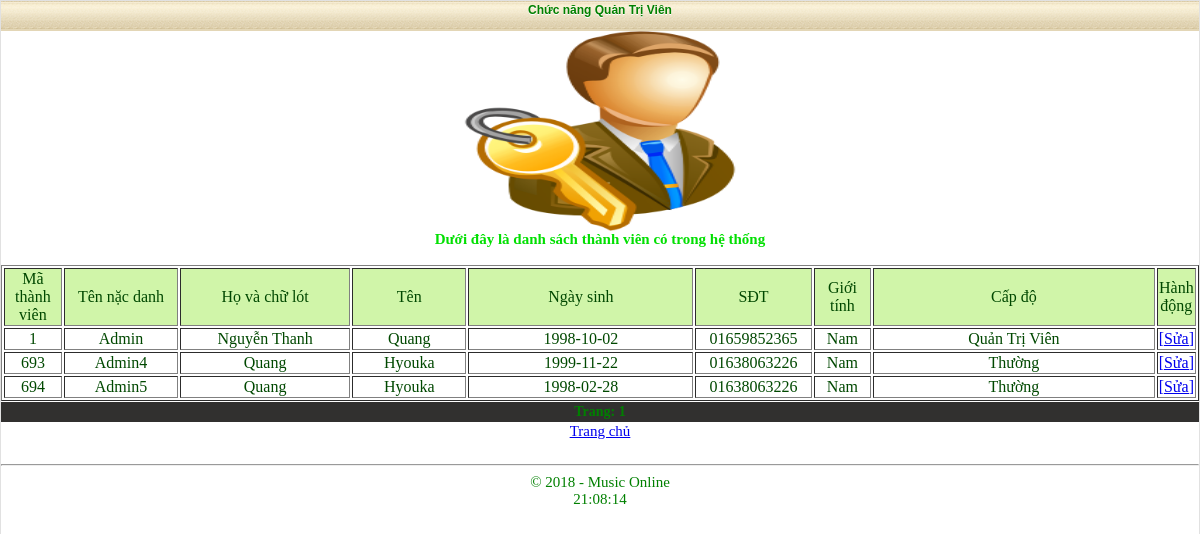
Before: /choosing.php?mod=ds_tv (signed in) with the older database file.
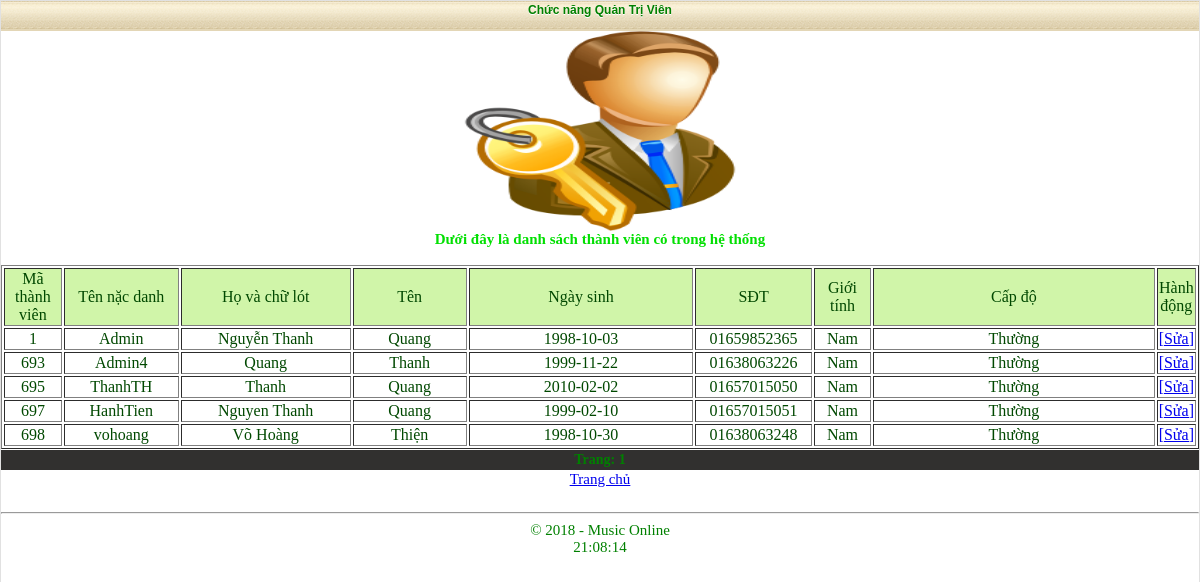
After: the same page with the newer database file.
### tables this page shows
CREATE TABLE `users` (
  `id` int(11) NOT NULL,
  `usr` varchar(25) NOT NULL,
  `pass` varchar(255) NOT NULL,
  `data_reg` varchar(255) NOT NULL,
  `holot` varchar(50) NOT NULL,
  `ten` varchar(20) NOT NULL,
  `ngaysinh` date NOT NULL,
  `SDT` varchar(11) NOT NULL,
  `gioitinh` varchar(3) NOT NULL,
  `capdo` varchar(20) NOT NULL
);

### system/include/settings.inc (called while the page is built, shortened)
<?php
if (isset ($_SESSION['log']) && isset ($_SESSION['pass'])) {
    $log = $_SESSION['log'];
    $pas = $_SESSION['pass'];
}
elseif (isset ($_COOKIE['log']) && isset ($_COOKIE['pas'])) {
    $log = base64_decode($_COOKIE['log']);
    $_SESSION['log'] = $log;
    $pas = $_COOKIE['pas'];
    $_SESSION['pass'] = $pas;
}
$req = mysql_query("SELECT * FROM `users` WHERE `usr` = '$log' and `pass`='$pas' LIMIT 1");
$avto = mysql_num_rows($req);
if ($avto == 1)
    $thonline = 1;
?>

### choosing.php (the view, shortened to what this page needs)
<?php
include('system/include/settings.inc');
include('system/include/head.inc');
echo '<div class="title"><center>Chức năng Quản Trị Viên</center></div><div>';
if($thonline == 1)
{
    echo '<center><img src="qtv.png" width="30%" height="25%"></center>';
switch($_GET[mod])
{
case 'ds_tv':
    echo '<center><b><font color="#01DF01">Dưới đây là danh sách thành viên có trong hệ thống</font></b></center>';
    echo '<div style="overflow-x:auto;">';
    echo '<br><table border="1">
    <tbody>
    <tr>
    <td align="center" bgcolor="#D0F5A9" width="5%"><font color="#004800">Mã thành viên</font></td>
    <td align="center" bgcolor="#D0F5A9" width="10%"><font color="#004800">Tên nặc danh</font></td>
    <td align="center" bgcolor="#D0F5A9" width="15%"><font color="#004800">Họ và chữ lót</font></td>
    <td align="center" bgcolor="#D0F5A9" width="10%"><font color="#004800">Tên</font></td>
    <td align="center" bgcolor="#D0F5A9" width="20%"><font color="#004800">Ngày sinh</font></td>
    <td align="center" bgcolor="#D0F5A9" width="10%"><font color="#004800">SĐT</font></td>
    <td align="center" bgcolor="#D0F5A9" width="5%"><font color="#004800">Giới tính</font></td>
    <td align="center" bgcolor="#D0F5A9" width="25%"><font color="#004800">Cấp độ</font></td>
    <td align="center" bgcolor="#D0F5A9"><font color="#004800">Hành động</font></td></tr>';
$at_page=10;
$page = (int)$_GET['page'];
$s=mysql_result(mysql_query("SELECT COUNT(`id`) FROM `users`"),0);
$page = (int)$page;
if(empty($page) or $page < 0) $page = 1;
$from = $page * $at_page - $at_page;
$req = mysql_query("SELECT * FROM `users` ORDER BY `id` ASC LIMIT ".$from.",".$at_page."");
$avto=mysql_num_rows($req);
if($avto>=1){
While($mag = mysql_fetch_array($req)){
 echo '<tr>
         <td align="center" width="5%"><font color="#004800">'.$mag[id].'</font></td>
         <td align="center" width="10%"><font color="#004800">'.$mag[usr].'</font></td>
         <td align="center" width="15%"><font color="#004800">'.$mag[holot].'</font></td>
         <td align="center" width="10%"><font color="#004800">'.$mag[ten].'</font></td>
         <td align="center" width="20%"><font color="#004800">'.$mag[ngaysinh].'</font></td>
         <td align="center" width="10%"><font color="#004800">'.$mag[SDT].'</font></td>
         <td align="center" width="5%"><font color="#004800">'.$mag[gioitinh].'</font></td>
         <td align="center" width="15%"><font color="#004800">'.$mag[capdo].'</font></td>
         <td align="center" width="10%"><font color="red"><a href="choosing.php?mod=sua_tv&&maso='.$mag[id].'">[Sửa]</a></font></td></tr>';
}
echo '</tbody></table></div>';
}else{
echo'<b>Không có thành viên nào trong danh sách.</b><br/>';}
echo '<div class="trang">';
echo'<b>';
if($s > 1)
{
if($s > $onpage) echo 'Trang: '.$go1.''.$page2left.$page1left.'<b>'.$page.'</b>'.$page1right.$page2right.''.$outpage.'<br/>';
}
echo'</b>';
echo'</div>';
break;
}
echo '<a href="?"><center>Trang chủ</center></a><br>';
}else{
header ('Location: index.php');
}
echo '<hr>';
include('system/include/end.inc');
?>

### system/include/head.inc
<?php
echo '<html><head><meta http-equiv="Content-Type" content="text/html; charset=utf-8"/><meta forua="true" http-equiv="Cache-Control" content="no-cache,no-store,must-revalidate"/><title>Thế giới âm nhạc</title></head>
<link rel="stylesheet" href="../../system/themes/style2.css" type="text/css" />';
echo'<div class="content">';
?>

### system/include/end.inc
<?php
echo "</div></body></html>";
echo "</body></html>";
echo'<div class = "copy" >';
$time=date("H:i:s", time());
echo '<center>&copy 2018 - Music Online<br />'.$time.'</center></div>';
?>

### system/themes/style2.css (style rules this page uses)
.trang { text-align: center; padding: 2px; background-color: #31302F; margin-top: 1px; margin-bottom: 1px; font-weight: bold; font-size: 14px; }
.title { font-size:12px; font-family:Geneva, Arial, Helvetica, sans-serif; background:#E3D6B6 url(razdel.png) repeat-x; padding-right: 0px; padding-left: 0px; height: 28px; font-weight: bold; text-align: left; text-shadow: #fff 0px 1px 0px; padding-top: 2px; }

Changed rows visible on the page:
removed users: id "694", usr "Admin5", holot "Quang", ten "Hyouka", ngaysinh "1998-02-28", SDT "01638063226", gioitinh "Nam", capdo "Thường"
changed users "Admin": ngaysinh "1998-10-02" → "1998-10-03"; capdo "Quản Trị Viên" → "Thường"
changed users "Admin4": ten "Hyouka" → "Thanh"
added users: id "695", usr "ThanhTH", holot "Thanh", ten "Quang", ngaysinh "2010-02-02", SDT "01657015050", gioitinh "Nam", capdo "Thường"
added users: id "697", usr "HanhTien", holot "Nguyen Thanh", ten "Quang", ngaysinh "1999-02-10", SDT "01657015051", gioitinh "Nam", capdo "Thường"
added users: id "698", usr "vohoang", holot "Võ Hoàng", ten "Thiện", ngaysinh "1998-10-30", SDT "01638063248", gioitinh "Nam", capdo "Thường"
